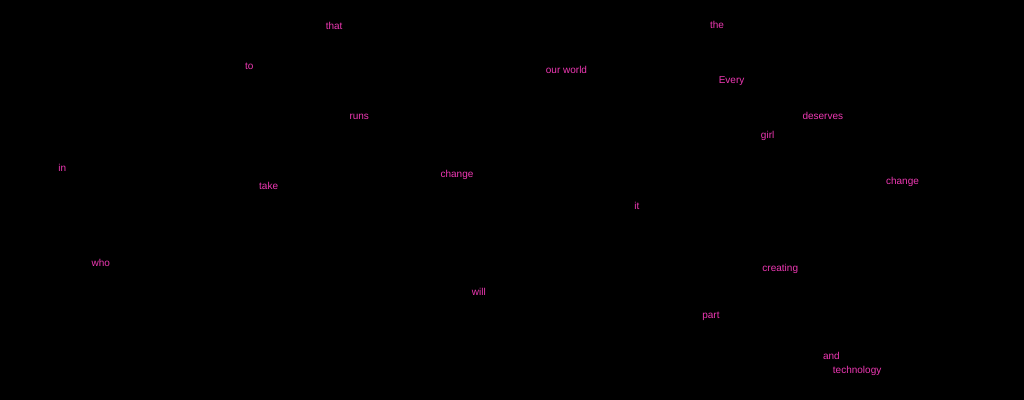
Frame 1 (no input)
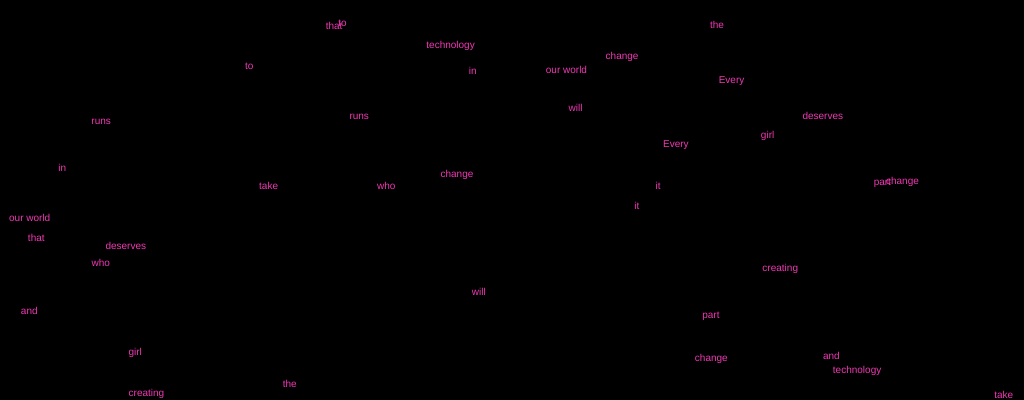
Frame 2 (the mouse pressed at the canvas centre, redrawn once)

The p5.js sketch that drew these frames (run headless with seeded random() and noise() and a simulated clock; the mouse was pressed at the canvas centre and the sketch redrawn once):

// p5.js sketch
// ── sketch.js
const myWords = ["Every", "girl", "deserves", "to", "take", "part", "in", "creating", "the", "technology", "that", "will", "change", "our world"];

let xVal;
let yVal;

function setup() {
  createCanvas(1024, 400);
  background(0);

  fill("#ee38b3");
  textAlign(CENTER);
  textSize(10);

  xVal = random(width);
  yVal = random(height);

  myWords.push("and");
  myWords.push("change");
  myWords.push("who");
  myWords.push("runs");
  myWords.push("it");
}

function draw() {
  noLoop();

  // Using normal for-loop
  for (let i = 0; i < myWords.length; i++) {
    console.log(myWords[i]);
    console.log(xVal);
    text(myWords[i], xVal, yVal);
    xVal = random(width);
    yVal = random(height);
  }
}
